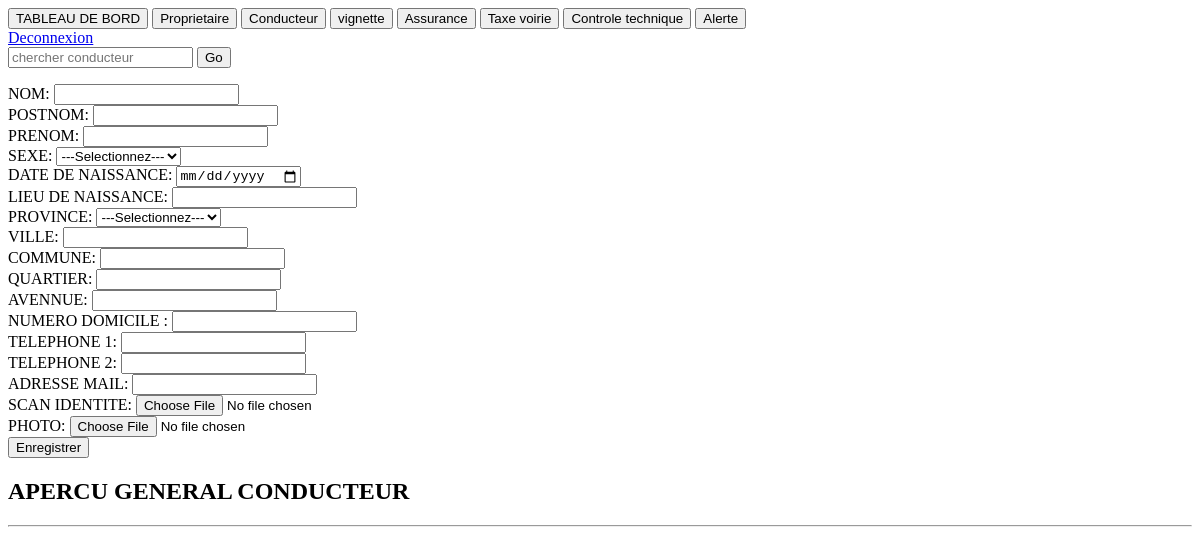
Before: /saisie_conducteur.php with the older database file.
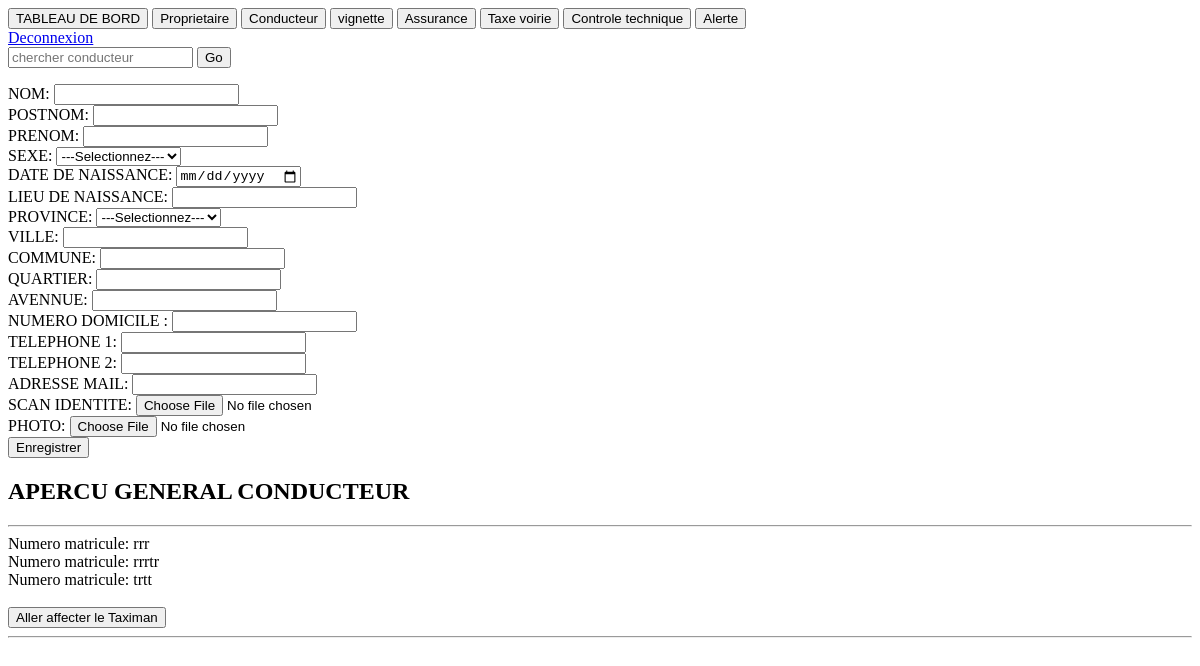
After: the same page with the newer database file.
### tables this page shows
CREATE TABLE `conducteur` (
  `id_cond` int(11) NOT NULL,
  `nom_cond` varchar(255) NOT NULL,
  `postnom_cond` varchar(255) NOT NULL,
  `prenom_cond` varchar(255) NOT NULL,
  `sexe_cond` varchar(255) NOT NULL,
  `date_naiss_cond` date NOT NULL,
  `lieu_naiss_cond` varchar(255) NOT NULL,
  `province_cond` varchar(255) NOT NULL,
  `ville_cond` varchar(255) NOT NULL,
  `commune_cond` varchar(255) NOT NULL,
  `quartier_cond` varchar(255) NOT NULL,
  `avennue_cond` varchar(255) NOT NULL,
  `num_domicile_cond` varchar(255) NOT NULL,
  `tel1_cond` varchar(255) NOT NULL,
  `tel2_cond` varchar(255) NOT NULL,
  `email_cond` varchar(255) NOT NULL,
  `scan_identite_cond` varchar(255) NOT NULL,
  `photo_cond` varchar(255) NOT NULL,
  `id_ut_fk` int(11) NOT NULL,
  `nom_ut_fk` varchar(255) NOT NULL,
  `id_mt_fk` int(11) NOT NULL,
  `num_plaque_mt_fk` varchar(255) NOT NULL,
  `date_enreg_conducteur` timestamp NOT NULL DEFAULT CURRENT_TIMESTAMP ON UPDATE CURRENT_TIMESTAMP
);

### saisie_conducteur.php (the view, shortened to what this page needs)
<?php
include('connexion.php');
?>
  <?php
  include ('menu_mt.php');
  ?><br>
<body>
 <a href="deconnexion.php">Deconnexion</a><br>
<form  method="GET" action="chercher_conducteur_affect.php">
         <input id="search-input" name="recherche_nom_cond" value="" placeholder="chercher conducteur"  type="text" >
         <button type="submit"  name="submit">Go</button>
    </form>
<form method="POST" action="" enctype="multipart/form-data" accept-charset="utf-8">
	NOM: <input type="text" name="nom_cond" required=""><br>
	POSTNOM: <input type="text" name="postnom_cond"><br>
	PRENOM: <input type="text" name="prenom_cond"><br>
  SEXE:
  <select   name="sexe_cond" required="">
     <option value="" selected="">---Selectionnez---</option>
  </select><br>
  DATE DE NAISSANCE: <input type="date" name="date_naiss_cond"><br>
  LIEU DE NAISSANCE: <input type="text" name="lieu_naiss_cond"><br>
  PROVINCE:
<select required="" name="province_cond">
  <option value="">---Selectionnez---</option>
</select>
<br>
  VILLE: <input type="text" name="ville_cond"><br>
  COMMUNE: <input type="text" name="commune_cond"><br>
  QUARTIER: <input type="tex" name="quartier_cond"><br>
  AVENNUE: <input type="text" name="avennue_cond"><br>
  NUMERO DOMICILE : <input type="text" name="num_domicile_cond"><br>
  TELEPHONE 1: <input type="text" name="tel1_cond"><br>
  TELEPHONE 2: <input type="text" name="tel2_cond"><br>
  ADRESSE MAIL: <input type="text" name="email_cond"><br>
  SCAN IDENTITE: <input type="file" name="scan_identite_cond"><br>
  PHOTO: <input type="file" name="photo_cond"><br>
	<input type="submit" name="submit" value="Enregistrer">
</form>
       <h2 class="mb-4">APERCU GENERAL CONDUCTEUR</h2>
      <hr class="two">
      <?php
      $req=("SELECT * FROM conducteur WHERE id_mt_fk='".$_SESSION['id_mt']."' ORDER BY date_enreg_conducteur DESC ");
      $res=mysqli_query($conn,$req) or die(mysqli_error());
      ?>
      <?php while ($aff=mysqli_fetch_assoc($res)){?>
    Numero matricule: <?php echo ($aff['nom_cond'])?><br>
    Numero matricule: <?php echo ($aff['postnom_cond'])?><br>
    Numero matricule: <?php echo ($aff['prenom_cond'])?><br>
<br>
<a href="affectation_conducteur.php?id_cond=<?php echo ($aff['id_cond'])?>"><button > Aller affecter le Taximan </button></a>
   <hr class="two">
      <?php }?>
</body>
</html>

Changed rows visible on the page:
now on this page (row edited): conducteur: nom_cond "rrr", postnom_cond "rrrtr", prenom_cond "trtt"
